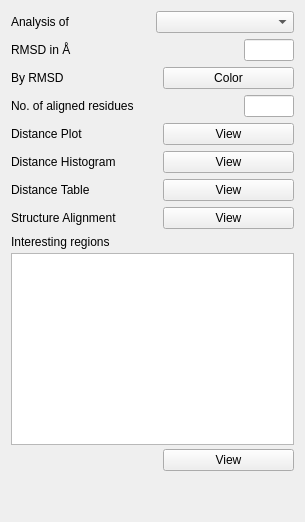
            <widget class="QWidget" name="results_page">
             <layout class="QVBoxLayout" name="verticalLayout_12">
              <item>
               <layout class="QHBoxLayout" name="horizontalLayout_34">
                <item>
                 <widget class="QLabel" name="lbl_results_analysis_options">
                  <property name="text">
                   <string>Analysis of</string>
                  </property>
                 </widget>
                </item>
                <item>
                 <widget class="QComboBox" name="cb_results_analysis_options"/>
                </item>
               </layout>
              </item>
              <item>
               <layout class="QHBoxLayout" name="horizontalLayout_73">
                <item>
                 <widget class="QLabel" name="lbl_results_rmsd">
                  <property name="text">
                   <string>RMSD in Å</string>
                  </property>
                 </widget>
                </item>
                <item>
                 <spacer name="horizontalSpacer_49">
                  <property name="orientation">
                   <enum>Qt::Horizontal</enum>
                  </property>
                  <property name="sizeHint" stdset="0">
                   <size>
                    <width>40</width>
                    <height>20</height>
                   </size>
                  </property>
                 </spacer>
                </item>
                <item>
                 <widget class="QLineEdit" name="txt_results_rmsd">
                  <property name="sizePolicy">
                   <sizepolicy hsizetype="Fixed" vsizetype="Fixed">
                    <horstretch>0</horstretch>
                    <verstretch>0</verstretch>
                   </sizepolicy>
                  </property>
                  <property name="minimumSize">
                   <size>
                    <width>50</width>
                    <height>0</height>
                   </size>
                  </property>
                  <property name="maximumSize">
                   <size>
                    <width>50</width>
                    <height>16777215</height>
                   </size>
                  </property>
                  <property name="alignment">
                   <set>Qt::AlignRight|Qt::AlignTrailing|Qt::AlignVCenter</set>
                  </property>
                  <property name="readOnly">
                   <bool>true</bool>
                  </property>
                 </widget>
                </item>
               </layout>
              </item>
              <item>
               <layout class="QHBoxLayout" name="horizontalLayout_99">
                <item>
                 <widget class="QLabel" name="lbl_color_rmsd">
                  <property name="text">
                   <string>By RMSD</string>
                  </property>
                 </widget>
                </item>
                <item>
                 <spacer name="horizontalSpacer_77">
                  <property name="orientation">
                   <enum>Qt::Horizontal</enum>
                  </property>
                  <property name="sizeHint" stdset="0">
                   <size>
                    <width>40</width>
                    <height>20</height>
                   </size>
                  </property>
                 </spacer>
                </item>
                <item>
                 <widget class="QPushButton" name="btn_color_rmsd">
                  <property name="minimumSize">
                   <size>
                    <width>131</width>
                    <height>0</height>
                   </size>
                  </property>
                  <property name="text">
                   <string>Color</string>
                  </property>
                 </widget>
                </item>
               </layout>
              </item>
              <item>
               <layout class="QHBoxLayout" name="horizontalLayout_74">
                <item>
                 <widget class="QLabel" name="lbl_results_aligned_residues">
                  <property name="text">
                   <string>No. of aligned residues</string>
                  </property>
                 </widget>
                </item>
                <item>
                 <spacer name="horizontalSpacer_54">
                  <property name="orientation">
                   <enum>Qt::Horizontal</enum>
                  </property>
                  <property name="sizeHint" stdset="0">
                   <size>
                    <width>18</width>
                    <height>20</height>
                   </size>
                  </property>
                 </spacer>
                </item>
                <item>
                 <widget class="QLineEdit" name="txt_results_aligned_residues">
                  <property name="sizePolicy">
                   <sizepolicy hsizetype="Fixed" vsizetype="Fixed">
                    <horstretch>0</horstretch>
                    <verstretch>0</verstretch>
                   </sizepolicy>
                  </property>
                  <property name="minimumSize">
                   <size>
                    <width>50</width>
                    <height>0</height>
                   </size>
                  </property>
                  <property name="maximumSize">
                   <size>
                    <width>50</width>
                    <height>16777215</height>
                   </size>
                  </property>
                  <property name="alignment">
                   <set>Qt::AlignJustify|Qt::AlignVCenter</set>
                  </property>
                  <property name="readOnly">
                   <bool>true</bool>
                  </property>
                 </widget>
                </item>
               </layout>
              </item>
              <item>
               <layout class="QHBoxLayout" name="horizontalLayout_33">
                <item>
                 <widget class="QLabel" name="lbl_results_distance_plot">
                  <property name="text">
                   <string>Distance Plot</string>
                  </property>
                 </widget>
                </item>
                <item>
                 <spacer name="horizontalSpacer_50">
                  <property name="orientation">
                   <enum>Qt::Horizontal</enum>
                  </property>
                  <property name="sizeHint" stdset="0">
                   <size>
                    <width>40</width>
                    <height>20</height>
                   </size>
                  </property>
                 </spacer>
                </item>
                <item>
                 <widget class="QPushButton" name="btn_view_distance_plot">
                  <property name="sizePolicy">
                   <sizepolicy hsizetype="Fixed" vsizetype="Fixed">
                    <horstretch>0</horstretch>
                    <verstretch>0</verstretch>
                   </sizepolicy>
                  </property>
                  <property name="minimumSize">
                   <size>
                    <width>131</width>
                    <height>0</height>
                   </size>
                  </property>
                  <property name="text">
                   <string>View</string>
                  </property>
                 </widget>
                </item>
               </layout>
              </item>
              <item>
               <layout class="QHBoxLayout" name="horizontalLayout_10">
                <item>
                 <widget class="QLabel" name="lbl_results_distance_histogram">
                  <property name="text">
                   <string>Distance Histogram</string>
                  </property>
                 </widget>
                </item>
                <item>
                 <spacer name="horizontalSpacer_51">
                  <property name="orientation">
                   <enum>Qt::Horizontal</enum>
                  </property>
                  <property name="sizeHint" stdset="0">
                   <size>
                    <width>40</width>
                    <height>20</height>
                   </size>
                  </property>
                 </spacer>
                </item>
                <item>
                 <widget class="QPushButton" name="btn_view_distance_histogram">
                  <property name="sizePolicy">
                   <sizepolicy hsizetype="Fixed" vsizetype="Fixed">
                    <horstretch>0</horstretch>
                    <verstretch>0</verstretch>
                   </sizepolicy>
                  </property>
                  <property name="minimumSize">
                   <size>
                    <width>131</width>
                    <height>0</height>
                   </size>
                  </property>
                  <property name="text">
                   <string>View</string>
                  </property>
                 </widget>
                </item>
               </layout>
              </item>
              <item>
               <layout class="QHBoxLayout" name="horizontalLayout_11">
                <item>
                 <widget class="QLabel" name="lbl_results_distance_table">
                  <property name="text">
                   <string>Distance Table</string>
                  </property>
                 </widget>
                </item>
                <item>
                 <spacer name="horizontalSpacer_52">
                  <property name="orientation">
                   <enum>Qt::Horizontal</enum>
                  </property>
                  <property name="sizeHint" stdset="0">
                   <size>
                    <width>40</width>
                    <height>20</height>
                   </size>
                  </property>
                 </spacer>
                </item>
                <item>
                 <widget class="QPushButton" name="btn_view_distance_table">
                  <property name="sizePolicy">
                   <sizepolicy hsizetype="Fixed" vsizetype="Fixed">
                    <horstretch>0</horstretch>
                    <verstretch>0</verstretch>
                   </sizepolicy>
                  </property>
                  <property name="minimumSize">
                   <size>
                    <width>131</width>
                    <height>0</height>
                   </size>
                  </property>
                  <property name="text">
                   <string>View</string>
                  </property>
                 </widget>
                </item>
               </layout>
              </item>
              <item>
               <layout class="QHBoxLayout" name="horizontalLayout_12">
                <item>
                 <widget class="QLabel" name="lbl_results_structure_alignment">
                  <property name="text">
                   <string>Structure Alignment</string>
                  </property>
                 </widget>
                </item>
                <item>
                 <spacer name="horizontalSpacer_53">
                  <property name="orientation">
                   <enum>Qt::Horizontal</enum>
                  </property>
                  <property name="sizeHint" stdset="0">
                   <size>
                    <width>40</width>
                    <height>20</height>
                   </size>
                  </property>
                 </spacer>
                </item>
                <item>
                 <widget class="QPushButton" name="btn_view_struct_alignment">
                  <property name="sizePolicy">
                   <sizepolicy hsizetype="Fixed" vsizetype="Fixed">
                    <horstretch>0</horstretch>
                    <verstretch>0</verstretch>
                   </sizepolicy>
                  </property>
                  <property name="minimumSize">
                   <size>
                    <width>131</width>
                    <height>0</height>
                   </size>
                  </property>
                  <property name="text">
                   <string>View</string>
                  </property>
                 </widget>
                </item>
               </layout>
              </item>
              <item>
               <layout class="QVBoxLayout" name="verticalLayout_10">
                <property name="spacing">
                 <number>4</number>
                </property>
                <item>
                 <layout class="QVBoxLayout" name="verticalLayout_9">
                  <item>
                   <widget class="QLabel" name="lbl_results_interest_regions">
                    <property name="text">
                     <string>Interesting regions</string>
                    </property>
                   </widget>
                  </item>
                  <item>
                   <widget class="QListWidget" name="list_results_interest_regions"/>
                  </item>
                 </layout>
                </item>
                <item>
                 <layout class="QHBoxLayout" name="horizontalLayout_13">
                  <property name="spacing">
                   <number>6</number>
                  </property>
                  <property name="leftMargin">
                   <number>0</number>
                  </property>
                  <property name="rightMargin">
                   <number>0</number>
                  </property>
                  <item>
                   <spacer name="horizontalSpacer_15">
                    <property name="orientation">
                     <enum>Qt::Horizontal</enum>
                    </property>
                    <property name="sizeHint" stdset="0">
                     <size>
                      <width>40</width>
                      <height>20</height>
                     </size>
                    </property>
                   </spacer>
                  </item>
                  <item>
                   <widget class="QPushButton" name="btn_view_interesting_region">
                    <property name="sizePolicy">
                     <sizepolicy hsizetype="Fixed" vsizetype="Fixed">
                      <horstretch>0</horstretch>
                      <verstretch>0</verstretch>
                     </sizepolicy>
                    </property>
                    <property name="minimumSize">
                     <size>
                      <width>131</width>
                      <height>0</height>
                     </size>
                    </property>
                    <property name="text">
                     <string>View</string>
                    </property>
                   </widget>
                  </item>
                 </layout>
                </item>
               </layout>
              </item>
              <item>
               <spacer name="verticalSpacer_11">
                <property name="orientation">
                 <enum>Qt::Vertical</enum>
                </property>
                <property name="sizeType">
                 <enum>QSizePolicy::MinimumExpanding</enum>
                </property>
                <property name="sizeHint" stdset="0">
                 <size>
                  <width>20</width>
                  <height>40</height>
                 </size>
                </property>
               </spacer>
              </item>
             </layout>
            </widget>
